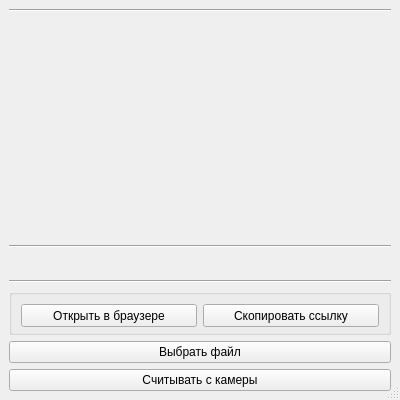
<?xml version="1.0" encoding="UTF-8"?>
<ui version="4.0">
 <class>MainWindow</class>
 <widget class="QMainWindow" name="MainWindow">
  <property name="geometry">
   <rect>
    <x>0</x>
    <y>0</y>
    <width>400</width>
    <height>400</height>
   </rect>
  </property>
  <property name="minimumSize">
   <size>
    <width>400</width>
    <height>400</height>
   </size>
  </property>
  <property name="windowTitle">
   <string>MainWindow</string>
  </property>
  <widget class="QWidget" name="centralwidget">
   <property name="minimumSize">
    <size>
     <width>400</width>
     <height>400</height>
    </size>
   </property>
   <property name="maximumSize">
    <size>
     <width>1000</width>
     <height>1000</height>
    </size>
   </property>
   <layout class="QVBoxLayout" name="verticalLayout">
    <item>
     <widget class="Line" name="line_2">
      <property name="orientation">
       <enum>Qt::Horizontal</enum>
      </property>
     </widget>
    </item>
    <item>
     <widget class="QLabel" name="image">
      <property name="enabled">
       <bool>true</bool>
      </property>
      <property name="frameShadow">
       <enum>QFrame::Sunken</enum>
      </property>
      <property name="lineWidth">
       <number>3</number>
      </property>
      <property name="text">
       <string/>
      </property>
     </widget>
    </item>
    <item>
     <widget class="Line" name="line">
      <property name="orientation">
       <enum>Qt::Horizontal</enum>
      </property>
     </widget>
    </item>
    <item>
     <widget class="QLabel" name="label">
      <property name="minimumSize">
       <size>
        <width>0</width>
        <height>20</height>
       </size>
      </property>
      <property name="maximumSize">
       <size>
        <width>16777215</width>
        <height>20</height>
       </size>
      </property>
      <property name="font">
       <font>
        <family>Lucida Console</family>
        <underline>true</underline>
       </font>
      </property>
      <property name="mouseTracking">
       <bool>false</bool>
      </property>
      <property name="text">
       <string/>
      </property>
     </widget>
    </item>
    <item>
     <widget class="Line" name="line_3">
      <property name="orientation">
       <enum>Qt::Horizontal</enum>
      </property>
     </widget>
    </item>
    <item>
     <widget class="QGroupBox" name="horizontalGroupBox">
      <property name="minimumSize">
       <size>
        <width>0</width>
        <height>46</height>
       </size>
      </property>
      <property name="maximumSize">
       <size>
        <width>16777215</width>
        <height>46</height>
       </size>
      </property>
      <property name="palette">
       <palette>
        <active>
         <colorrole role="WindowText">
          <brush brushstyle="SolidPattern">
           <color alpha="255">
            <red>0</red>
            <green>0</green>
            <blue>0</blue>
           </color>
          </brush>
         </colorrole>
         <colorrole role="Dark">
          <brush brushstyle="SolidPattern">
           <color alpha="255">
            <red>255</red>
            <green>255</green>
            <blue>255</blue>
           </color>
          </brush>
         </colorrole>
         <colorrole role="Text">
          <brush brushstyle="SolidPattern">
           <color alpha="255">
            <red>0</red>
            <green>0</green>
            <blue>0</blue>
           </color>
          </brush>
         </colorrole>
         <colorrole role="ButtonText">
          <brush brushstyle="SolidPattern">
           <color alpha="255">
            <red>0</red>
            <green>0</green>
            <blue>0</blue>
           </color>
          </brush>
         </colorrole>
         <colorrole role="PlaceholderText">
          <brush brushstyle="SolidPattern">
           <color alpha="128">
            <red>0</red>
            <green>0</green>
            <blue>0</blue>
           </color>
          </brush>
         </colorrole>
        </active>
        <inactive>
         <colorrole role="WindowText">
          <brush brushstyle="SolidPattern">
           <color alpha="255">
            <red>0</red>
            <green>0</green>
            <blue>0</blue>
           </color>
          </brush>
         </colorrole>
         <colorrole role="Dark">
          <brush brushstyle="SolidPattern">
           <color alpha="255">
            <red>255</red>
            <green>255</green>
            <blue>255</blue>
           </color>
          </brush>
         </colorrole>
         <colorrole role="Text">
          <brush brushstyle="SolidPattern">
           <color alpha="255">
            <red>0</red>
            <green>0</green>
            <blue>0</blue>
           </color>
          </brush>
         </colorrole>
         <colorrole role="ButtonText">
          <brush brushstyle="SolidPattern">
           <color alpha="255">
            <red>0</red>
            <green>0</green>
            <blue>0</blue>
           </color>
          </brush>
         </colorrole>
         <colorrole role="PlaceholderText">
          <brush brushstyle="SolidPattern">
           <color alpha="128">
            <red>0</red>
            <green>0</green>
            <blue>0</blue>
           </color>
          </brush>
         </colorrole>
        </inactive>
        <disabled>
         <colorrole role="WindowText">
          <brush brushstyle="SolidPattern">
           <color alpha="255">
            <red>255</red>
            <green>255</green>
            <blue>255</blue>
           </color>
          </brush>
         </colorrole>
         <colorrole role="Dark">
          <brush brushstyle="SolidPattern">
           <color alpha="255">
            <red>255</red>
            <green>255</green>
            <blue>255</blue>
           </color>
          </brush>
         </colorrole>
         <colorrole role="Text">
          <brush brushstyle="SolidPattern">
           <color alpha="255">
            <red>255</red>
            <green>255</green>
            <blue>255</blue>
           </color>
          </brush>
         </colorrole>
         <colorrole role="ButtonText">
          <brush brushstyle="SolidPattern">
           <color alpha="255">
            <red>255</red>
            <green>255</green>
            <blue>255</blue>
           </color>
          </brush>
         </colorrole>
         <colorrole role="PlaceholderText">
          <brush brushstyle="SolidPattern">
           <color alpha="128">
            <red>0</red>
            <green>0</green>
            <blue>0</blue>
           </color>
          </brush>
         </colorrole>
        </disabled>
       </palette>
      </property>
      <layout class="QHBoxLayout" name="horizontalLayout">
       <item>
        <widget class="QPushButton" name="pushButton">
         <property name="minimumSize">
          <size>
           <width>0</width>
           <height>23</height>
          </size>
         </property>
         <property name="maximumSize">
          <size>
           <width>16777215</width>
           <height>23</height>
          </size>
         </property>
         <property name="text">
          <string>Открыть в браузере</string>
         </property>
        </widget>
       </item>
       <item>
        <widget class="QPushButton" name="open_button">
         <property name="minimumSize">
          <size>
           <width>0</width>
           <height>23</height>
          </size>
         </property>
         <property name="maximumSize">
          <size>
           <width>16777212</width>
           <height>23</height>
          </size>
         </property>
         <property name="text">
          <string>Скопировать ссылку</string>
         </property>
        </widget>
       </item>
      </layout>
     </widget>
    </item>
    <item>
     <widget class="QPushButton" name="img_button">
      <property name="styleSheet">
       <string notr="true"/>
      </property>
      <property name="text">
       <string>Выбрать файл</string>
      </property>
     </widget>
    </item>
    <item>
     <widget class="QPushButton" name="cam_button">
      <property name="text">
       <string>Считывать с камеры</string>
      </property>
     </widget>
    </item>
   </layout>
  </widget>
  <widget class="QStatusBar" name="statusbar"/>
 </widget>
 <resources/>
 <connections/>
</ui>
